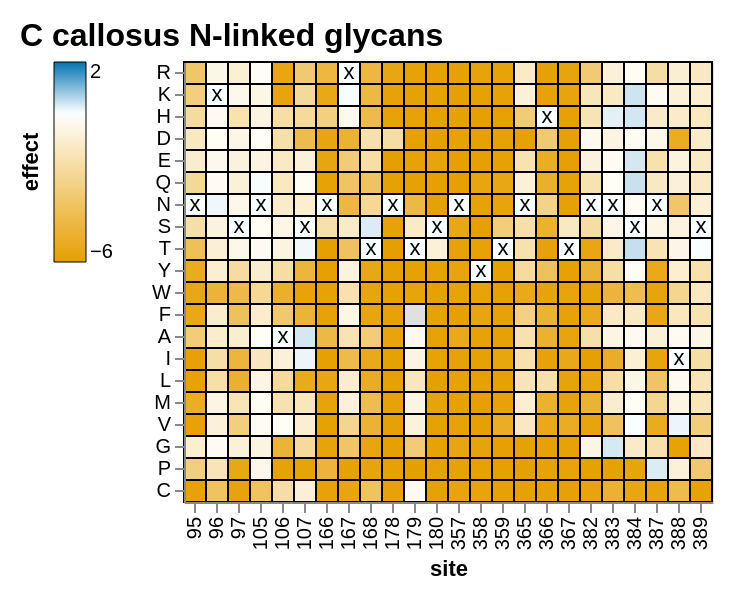

Notebook cell for this chart:
### Code cell
glycan_callosus = polyclonal.plot.lineplot_and_heatmap(
    data_df=callosus_scores,
    stat_col="effect",
    category_col="phenotype",
    alphabet=alphabet,
    addtl_tooltip_stats=addtl_tooltip_stats,
    addtl_slider_stats=addtl_slider_stats,
    init_floor_at_zero=False,
    init_site_statistic="mean",
    show_zoombar=False,
    show_lineplot=False,
    sites=glycans,
    plot_title="C callosus N-linked glycans",
    heatmap_max_at_least=2,
    heatmap_min_at_least=-1,
)

glycan_callosus

### Figure 1 — Vega-Lite specification as saved in the notebook (floating-point values rounded to 4 significant figures; data arrays with more than 128 entries replaced by an {"elided": "..."} marker saying what was removed)
{"config": {"view": {"continuousWidth": 300, "continuousHeight": 300}, "axis": {"grid": false, "labelOverlap": "parity"}, "padding": 10}, "vconcat": [{"vconcat": [{"layer": [{"mark": {"type": "rect", "color": "#E0E0E0"}, "encoding": {"x": {"field": "site", "sort": {"field": "_stat_site_order", "order": "ascending"}, "type": "ordinal"}, "y": {"field": "mutant", "scale": {"domain": ["R", "K", "H", "D", "E", "Q", "N", "S", "T", "Y", "W", "F", "A", "I", "L", "M", "V", "G", "P", "C"]}, "sort": ["R", "K", "H", "D", "E", "Q", "N", "S", "T", "Y", "W", "F", "A", "I", "L", "M", "V", "G", "P", "C"], "title": null, "type": "nominal"}}, "name": "view_16", "transform": [{"lookup": "site", "from": {"data": {"name": "data-0639a3af7c872c63857dd786ef152ba6"}, "key": "site", "fields": ["wildtype", "_stat_site_order"]}}, {"calculate": "if(isFinite(datum['effect']),datum['effect'],NaN)", "as": "effect"}, {"calculate": "if(isFinite(datum['times_seen']),datum['times_seen'],NaN)", "as": "times_seen"}, {"calculate": "max(datum['effect'],floor_at_zero['floor'])", "as": "_stat"}, {"calculate": "false", "as": "_stat_hide"}, {"filter": "(((datum['times_seen'] >= (param_32 - 1e-06)) || (!isFinite(datum['times_seen']))) || datum['_stat_hide'])"}, {"filter": "(((datum['n_selections'] >= (param_33 - 1e-06)) || (!isFinite(datum['n_selections']))) || datum['_stat_hide'])"}, {"calculate": "if(datum['_stat_hide'],-5.809,datum['_stat'])", "as": "_stat_not_hidden"}, {"joinaggregate": [{"op": "max", "field": "_stat_not_hidden", "as": "_stat_site_max"}], "groupby": ["site"]}, {"filter": "((datum['_stat_site_max'] >= (param_34 - 1e-06)) || (!isFinite(datum['_stat_site_max'])))"}, {"calculate": "(datum.wildtype !== datum.mutant)", "as": "_stat_not_wildtype"}, {"joinaggregate": [{"op": "max", "field": "_stat_not_wildtype", "as": "_stat_site_has_non_wildtype"}], "groupby": ["site"]}, {"filter": "datum['_stat_site_has_non_wildtype']"}, {"filter": {"param": "param_36"}}, {"impute": "_stat_dummy", "key": "mutant", "groupby": ["site"], "keyvals": ["R", "K", "H", "D", "E", "Q", "N", "S", "T", "Y", "W", "F", "A", "I", "L", "M", "V", "G", "P", "C"], "value": null}]}, {"mark": {"type": "rect"}, "encoding": {"color": {"value": "silver"}, "stroke": {"value": "black"}, "tooltip": [{"field": "site", "type": "nominal"}, {"field": "wildtype", "type": "nominal"}, {"field": "mutant", "type": "nominal"}, {"field": "effect", "format": ".3g", "type": "quantitative"}, {"field": "n_selections", "type": "nominal"}, {"field": "times_seen", "format": ".3g", "type": "quantitative"}], "x": {"axis": {"labels": true, "ticks": true, "title": "site"}, "field": "site", "sort": {"field": "_stat_site_order", "order": "ascending"}, "type": "ordinal"}, "y": {"field": "mutant", "scale": {"domain": ["R", "K", "H", "D", "E", "Q", "N", "S", "T", "Y", "W", "F", "A", "I", "L", "M", "V", "G", "P", "C"]}, "sort": ["R", "K", "H", "D", "E", "Q", "N", "S", "T", "Y", "W", "F", "A", "I", "L", "M", "V", "G", "P", "C"], "title": null, "type": "nominal"}}, "title": {"text": "", "anchor": "middle", "color": "#0072B2", "orient": "left"}, "transform": [{"lookup": "site", "from": {"data": {"name": "data-0639a3af7c872c63857dd786ef152ba6"}, "key": "site", "fields": ["wildtype", "_stat_site_order"]}}, {"calculate": "if(isFinite(datum['effect']),datum['effect'],NaN)", "as": "effect"}, {"calculate": "if(isFinite(datum['times_seen']),datum['times_seen'],NaN)", "as": "times_seen"}, {"calculate": "max(datum['effect'],floor_at_zero['floor'])", "as": "_stat"}, {"calculate": "false", "as": "_stat_hide"}, {"filter": "(((datum['times_seen'] >= (param_32 - 1e-06)) || (!isFinite(datum['times_seen']))) || datum['_stat_hide'])"}, {"filter": "(((datum['n_selections'] >= (param_33 - 1e-06)) || (!isFinite(datum['n_selections']))) || datum['_stat_hide'])"}, {"calculate": "if(datum['_stat_hide'],-5.809,datum['_stat'])", "as": "_stat_not_hidden"}, {"joinaggregate": [{"op": "max", "field": "_stat_not_hidden", "as": "_stat_site_max"}], "groupby": ["site"]}, {"filter": "((datum['_stat_site_max'] >= (param_34 - 1e-06)) || (!isFinite(datum['_stat_site_max'])))"}, {"calculate": "(datum.wildtype !== datum.mutant)", "as": "_stat_not_wildtype"}, {"joinaggregate": [{"op": "max", "field": "_stat_not_wildtype", "as": "_stat_site_has_non_wildtype"}], "groupby": ["site"]}, {"filter": "datum['_stat_site_has_non_wildtype']"}, {"filter": {"param": "param_36"}}, {"filter": "(datum['phenotype'] === 'functional_effect')"}, {"filter": "datum['_stat_hide']"}]}, {"mark": {"type": "rect"}, "encoding": {"color": {"field": "_stat", "legend": {"gradientLength": 100, "gradientStrokeColor": "black", "gradientStrokeWidth": 0.5, "orient": "left", "title": "effect", "titleOrient": "left"}, "scale": {"clamp": true, "domainMax": 2, "domainMid": 0, "domainMin": {"expr": "floor_at_zero.floor"}, "nice": false, "range": ["#e69f00", "#e7a40d", "#e9a91b", "#eaae28", "#ebb336", "#edb843", "#eebd51", "#efc25e", "#f1c76b", "#f2cc79", "#f3d286", "#f4d794", "#f6dca1", "#f7e1ae", "#f8e6bc", "#faebc9", "#fbf0d7", "#fcf5e4", "#fefaf2", "#ffffff", "#f2f8fb", "#e4f0f7", "#d7e9f3", "#c9e1ef", "#bcdaeb", "#aed2e7", "#a1cbe3", "#94c4df", "#86bcdb", "#79b5d6", "#6badd2", "#5ea6ce", "#519fca", "#4397c6", "#3690c2", "#2888be", "#1b81ba", "#0d79b6", "#0072b2"], "type": "linear", "zero": true}, "type": "quantitative"}, "stroke": {"value": "black"}, "tooltip": [{"field": "site", "type": "nominal"}, {"field": "wildtype", "type": "nominal"}, {"field": "mutant", "type": "nominal"}, {"field": "effect", "format": ".3g", "type": "quantitative"}, {"field": "n_selections", "type": "nominal"}, {"field": "times_seen", "format": ".3g", "type": "quantitative"}], "x": {"axis": {"labels": true, "ticks": true, "title": "site"}, "field": "site", "sort": {"field": "_stat_site_order", "order": "ascending"}, "type": "ordinal"}, "y": {"field": "mutant", "scale": {"domain": ["R", "K", "H", "D", "E", "Q", "N", "S", "T", "Y", "W", "F", "A", "I", "L", "M", "V", "G", "P", "C"]}, "sort": ["R", "K", "H", "D", "E", "Q", "N", "S", "T", "Y", "W", "F", "A", "I", "L", "M", "V", "G", "P", "C"], "title": null, "type": "nominal"}}, "title": {"text": "", "anchor": "middle", "color": "#0072B2", "orient": "left"}, "transform": [{"lookup": "site", "from": {"data": {"name": "data-0639a3af7c872c63857dd786ef152ba6"}, "key": "site", "fields": ["wildtype", "_stat_site_order"]}}, {"calculate": "if(isFinite(datum['effect']),datum['effect'],NaN)", "as": "effect"}, {"calculate": "if(isFinite(datum['times_seen']),datum['times_seen'],NaN)", "as": "times_seen"}, {"calculate": "max(datum['effect'],floor_at_zero['floor'])", "as": "_stat"}, {"calculate": "false", "as": "_stat_hide"}, {"filter": "(((datum['times_seen'] >= (param_32 - 1e-06)) || (!isFinite(datum['times_seen']))) || datum['_stat_hide'])"}, {"filter": "(((datum['n_selections'] >= (param_33 - 1e-06)) || (!isFinite(datum['n_selections']))) || datum['_stat_hide'])"}, {"calculate": "if(datum['_stat_hide'],-5.809,datum['_stat'])", "as": "_stat_not_hidden"}, {"joinaggregate": [{"op": "max", "field": "_stat_not_hidden", "as": "_stat_site_max"}], "groupby": ["site"]}, {"filter": "((datum['_stat_site_max'] >= (param_34 - 1e-06)) || (!isFinite(datum['_stat_site_max'])))"}, {"calculate": "(datum.wildtype !== datum.mutant)", "as": "_stat_not_wildtype"}, {"joinaggregate": [{"op": "max", "field": "_stat_not_wildtype", "as": "_stat_site_has_non_wildtype"}], "groupby": ["site"]}, {"filter": "datum['_stat_site_has_non_wildtype']"}, {"filter": {"param": "param_36"}}, {"filter": "(datum['phenotype'] === 'functional_effect')"}, {"filter": "(!datum['_stat_hide'])"}]}, {"mark": {"type": "text", "color": "black", "text": "x"}, "encoding": {"x": {"field": "site", "sort": {"field": "_stat_site_order", "order": "ascending"}, "type": "ordinal"}, "y": {"field": "mutant", "scale": {"domain": ["R", "K", "H", "D", "E", "Q", "N", "S", "T", "Y", "W", "F", "A", "I", "L", "M", "V", "G", "P", "C"]}, "sort": ["R", "K", "H", "D", "E", "Q", "N", "S", "T", "Y", "W", "F", "A", "I", "L", "M", "V", "G", "P", "C"], "title": null, "type": "nominal"}}, "transform": [{"lookup": "site", "from": {"data": {"name": "data-0639a3af7c872c63857dd786ef152ba6"}, "key": "site", "fields": ["wildtype", "_stat_site_order"]}}, {"calculate": "if(isFinite(datum['effect']),datum['effect'],NaN)", "as": "effect"}, {"calculate": "if(isFinite(datum['times_seen']),datum['times_seen'],NaN)", "as": "times_seen"}, {"calculate": "max(datum['effect'],floor_at_zero['floor'])", "as": "_stat"}, {"calculate": "false", "as": "_stat_hide"}, {"filter": "(((datum['times_seen'] >= (param_32 - 1e-06)) || (!isFinite(datum['times_seen']))) || datum['_stat_hide'])"}, {"filter": "(((datum['n_selections'] >= (param_33 - 1e-06)) || (!isFinite(datum['n_selections']))) || datum['_stat_hide'])"}, {"calculate": "if(datum['_stat_hide'],-5.809,datum['_stat'])", "as": "_stat_not_hidden"}, {"joinaggregate": [{"op": "max", "field": "_stat_not_hidden", "as": "_stat_site_max"}], "groupby": ["site"]}, {"filter": "((datum['_stat_site_max'] >= (param_34 - 1e-06)) || (!isFinite(datum['_stat_site_max'])))"}, {"calculate": "(datum.wildtype !== datum.mutant)", "as": "_stat_not_wildtype"}, {"joinaggregate": [{"op": "max", "field": "_stat_not_wildtype", "as": "_stat_site_has_non_wildtype"}], "groupby": ["site"]}, {"filter": "datum['_stat_site_has_non_wildtype']"}, {"filter": {"param": "param_36"}}, {"filter": "(datum.wildtype === datum.mutant)"}]}], "height": {"step": 11}, "width": {"step": 11}}], "resolve": {"scale": {"color": "shared", "x": "shared"}}, "spacing": 10}], "data": {"name": "data-3a00af118a26d5be2c2719909da71e64"}, "params": [{"name": "floor_at_zero", "select": {"type": "point", "fields": ["floor"]}, "bind": {"input": "radio", "options": [0, -5.809], "labels": ["yes", "no"], "name": "floor effect at zero"}, "value": [{"floor": -5.809}], "views": ["view_16"]}, {"name": "param_36", "select": {"type": "interval", "encodings": ["x"], "mark": {"stroke": "black", "strokeWidth": 2}}, "views": ["view_16"]}, {"name": "param_32", "bind": {"input": "range", "max": 32.0, "min": 2.5, "name": "minimum times_seen"}, "value": 2}, {"name": "param_33", "bind": {"input": "range", "max": 2.0, "min": 1.0, "name": "minimum n_selections"}, "value": 2}, {"name": "param_34", "bind": {"input": "range", "max": 2, "min": -5.809, "name": "minimum max of effect at site"}, "value": -5.809}], "resolve": {"scale": {"color": "independent"}}, "title": {"text": "C callosus N-linked glycans", "align": "left", "anchor": "start", "fontSize": 16}, "$schema": "https://vega.github.io/schema/vega-lite/v5.20.1.json", "datasets": {"data-3a00af118a26d5be2c2719909da71e64": {"elided": "480 records"}, "data-0639a3af7c872c63857dd786ef152ba6": [{"site": 95, "wildtype": "N", "_stat_site_order": 0}, {"site": 96, "wildtype": "K", "_stat_site_order": 1}, {"site": 97, "wildtype": "S", "_stat_site_order": 2}, {"site": 105, "wildtype": "N", "_stat_site_order": 3}, {"site": 106, "wildtype": "A", "_stat_site_order": 4}, {"site": 107, "wildtype": "S", "_stat_site_order": 5}, {"site": 166, "wildtype": "N", "_stat_site_order": 6}, {"site": 167, "wildtype": "R", "_stat_site_order": 7}, {"site": 168, "wildtype": "T", "_stat_site_order": 8}, {"site": 178, "wildtype": "N", "_stat_site_order": 9}, {"site": 179, "wildtype": "T", "_stat_site_order": 10}, {"site": 180, "wildtype": "S", "_stat_site_order": 11}, {"site": 357, "wildtype": "N", "_stat_site_order": 12}, {"site": 358, "wildtype": "Y", "_stat_site_order": 13}, {"site": 359, "wildtype": "T", "_stat_site_order": 14}, {"site": 365, "wildtype": "N", "_stat_site_order": 15}, {"site": 366, "wildtype": "H", "_stat_site_order": 16}, {"site": 367, "wildtype": "T", "_stat_site_order": 17}, {"site": 382, "wildtype": "N", "_stat_site_order": 18}, {"site": 383, "wildtype": "N", "_stat_site_order": 19}, {"site": 384, "wildtype": "S", "_stat_site_order": 20}, {"site": 387, "wildtype": "N", "_stat_site_order": 21}, {"site": 388, "wildtype": "I", "_stat_site_order": 22}, {"site": 389, "wildtype": "S", "_stat_site_order": 23}]}}
